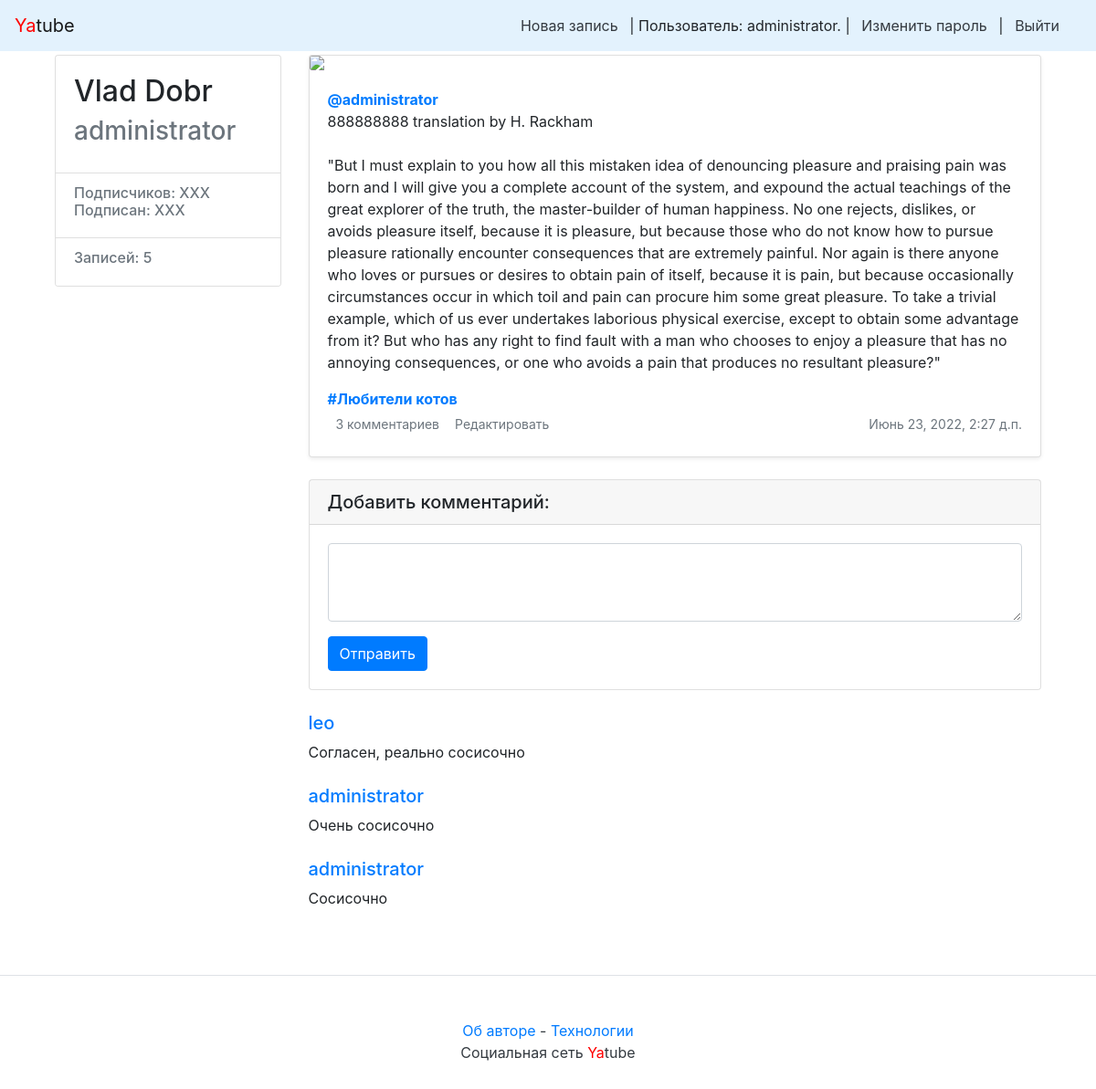
The app's page /profile/administrator/56/ (signed in) with its own data.
### posts/models.py (models this page shows, shortened)
class Post(models.Model):
    text = models.TextField(verbose_name='Текст записи')
    pub_date = models.DateTimeField('Дата публикации', auto_now_add=True, db_index=True)
    author = models.ForeignKey(User, on_delete=models.CASCADE, related_name="posts")  # author_posts
    group = models.ForeignKey(Group, on_delete=models.CASCADE, related_name="posts",  # group_posts
                              blank=True, null=True, verbose_name='Группа')
    image = models.ImageField(upload_to='posts/', blank=True, null=True)

class Group(models.Model):
    title = models.CharField(max_length=200)
    slug = models.SlugField(unique=True)
    description = models.TextField()

class Comment(models.Model):
    post = models.ForeignKey(Post, on_delete=models.CASCADE, related_name='comments')
    author = models.ForeignKey(User, on_delete=models.CASCADE, related_name='comments')
    text = models.TextField(verbose_name='Текст комментария')
    created = models.DateTimeField('Дата публикации', auto_now_add=True)
    class Meta:
        ordering = ['-created']

### posts/views.py (the view)
# urls.py: path('profile/<str:username>/<int:post_id>/', views.post_view, name='post'),
def post_view(request, username, post_id):
    profile = get_object_or_404(User, username=request.user)
    author_list_queryset = Follow.objects.filter(user=profile)  # noqa
    author_list = [author_list_queryset[i].author.username for i in range(len(author_list_queryset))]
    following = User.objects.filter(username__in=author_list)
    profile_id = User.objects.get(username=username)
    post_list = Post.objects.filter(author_id=profile_id)  # noqa
    post = post_list.get(id=post_id)
    cnt_of_posts = post_list.count()
    comments_list = Comment.objects.filter(post_id=post_id)  # noqa
    form = CommentForm(instance=None)
    context = {'post': post,
               'cnt_of_posts': cnt_of_posts,
               'username': post.author,
               'form': form,
               'items': comments_list,
               'following': following,
               }
    response = render(request, "post.html", context)
    return response

### posts/forms.py
class CommentForm(forms.ModelForm):
    class Meta:
        model = Comment
        fields = ['text', ]
        widgets = {
            'text': forms.Textarea(attrs={'rows': 3}),
        }

### posts/templatetags/user_filters.py (called while the page is built)
@register.filter
def addclass(field, css):
        return field.as_widget(attrs={"class": css})

### templates/post.html (shortened to what this page needs)
{% extends "base.html" %}
{% block content %}
<main role="main" class="container">
    <div class="row">
            <div class="col-md-3 mb-3 mt-1">
                <div class="card">
                        <div class="card-body">
                                <div class="h2">
                                    {{ username.get_full_name }}
                                </div>
                                <div class="h3 text-muted">
                                     {{ username }}
                                </div>
                        </div>
                        <ul class="list-group list-group-flush">
                                <li class="list-group-item">
                                        <div class="h6 text-muted">
                                        Подписчиков: XXX <br />
                                        Подписан: XXX
                                        </div>
                                </li>
                                <li class="list-group-item">
                                        <div class="h6 text-muted">
                                            Записей: {{ cnt_of_posts }}
                                        </div>
                                </li>
                        </ul>
                </div>
        </div>
        <div class="col-md-9">
            {% include "post_item.html" with post=post %}
            {% include 'comments.html' %}
     </div>
    </div>
</main>
{% endblock %}

### templates/nav.html
<nav class="navbar navbar-light" style="background-color: #e3f2fd;">
    <a class="navbar-brand" href="/"><span style="color:red">Ya</span>tube</a>
    <nav class="my-2 my-md-0 mr-md-3">
        {% if user.is_authenticated %}
        <a class="p-2 text-dark" href="{% url 'new_post' %}">Новая запись</a> |
        Пользователь: {{ user.username }}. |
        <a class="p-2 text-dark" href="{% url 'password_change' %}">Изменить пароль</a> |
        <a class="p-2 text-dark" href="{% url 'logout' %}">Выйти</a>
        {% else %}
        <a class="p-2 text-dark" href="{% url 'login' %}">Войти</a> |
        <a class="p-2 text-dark" href="{% url 'signup' %}">Регистрация</a>
        {% endif %}
    </nav>
</nav>

### templates/post_item.html
<div class="card mb-3 mt-1 shadow-sm">
    {% load thumbnail %}
    {% thumbnail post.image "960x339" crop="center" upscale=True as im %}
    <img class="card-img" src="{{ im.url }}" />
    {% endthumbnail %}
    <div class="card-body">
        <p class="card-text">
            <a name="post_{{ post.id }}" href="{% url 'profile' post.author.username %}">
                <strong class="d-block text-gray-dark">@{{ post.author }}</strong>
            </a>
            {{ post.text|linebreaksbr }}
        </p>
        {% if post.group %}
        <a class="card-link muted" href="{% url 'group' post.group.slug %}">
                <strong class="d-block text-gray-dark">#{{ post.group.title }}</strong>
        </a>
        {% endif %}
        <div class="d-flex justify-content-between align-items-center">
            <div class="btn-group ">
                <a class="btn btn-sm text-muted" href="{% url 'post' post.author.username post.id %}" role="button">
                    {% if post.comments.exists %}
                    {{ post.comments.count }} комментариев
                    {% else%}
                    Добавить комментарий
                    {% endif %}
                </a>
                 {% if user == post.author %}
                 <a class="btn btn-sm text-muted" href="{% url 'post_edit' post.author.username post.id %}"
                        role="button">
                        Редактировать
                </a>
                {% endif %}
            </div>
            <small class="text-muted">{{ post.pub_date }}</small>
        </div>
    </div>
</div>

### templates/comments.html (shortened to what this page needs)
{% load user_filters %}
{% if user.is_authenticated %}
<div class="card my-4">
<form
    action="{% url 'add_comment' post.author.username post.id %}"
    method="post">
    <h5 class="card-header">Добавить комментарий:</h5>
    <div class="card-body">
    <form>
        <div class="form-group">
        {{ form.text|addclass:"form-control" }}
        </div>
        <button type="submit" class="btn btn-primary">Отправить</button>
    </form>
    </div>
</form>
</div>
{% endif %}
{% for item in items %}
<div class="media mb-4">
<div class="media-body">
    <h5 class="mt-0">
    <a
        href="{% url 'profile' item.author.username %}"
        name="comment_{{ item.id }}"
        >{{ item.author.username }}</a>
    </h5>
    {{ item.text }}
</div>
</div>
{% endfor %}

### records on screen
Post: author "administrator", text "888888888 translation by H. Rackham \"But I must explain to you how all this mistaken idea of denouncing pleasure and praising pain was born and I will give you a complete account of the system, and expound the actual teachings of the great explorer of the truth, the master-builder of human happiness. No one rejects, dislikes, or avoids pleasure itself, because it is pleasure, but because those who do not know how to pursue pleasure rationally encounter consequences that are extremely painful. Nor again is there anyone who loves or pursues or desires to obtain pain of itself, because it is pain, but because occasionally circumstances occur in which toil and pain can procure him some great…", group "Любители котов", comments.count "3", pub_date "Июнь 23, 2022, 2:27 д.п."
Comment: author.username "leo", text "Согласен, реально сосисочно"
Comment: author.username "administrator", text "Очень сосисочно"
Comment: author.username "administrator", text "Сосисочно"

### other values on screen
{{ user.username }} "administrator"
{{ username.get_full_name }} "Vlad Dobr"
{{ username }} "administrator"
{{ cnt_of_posts }} "5"
